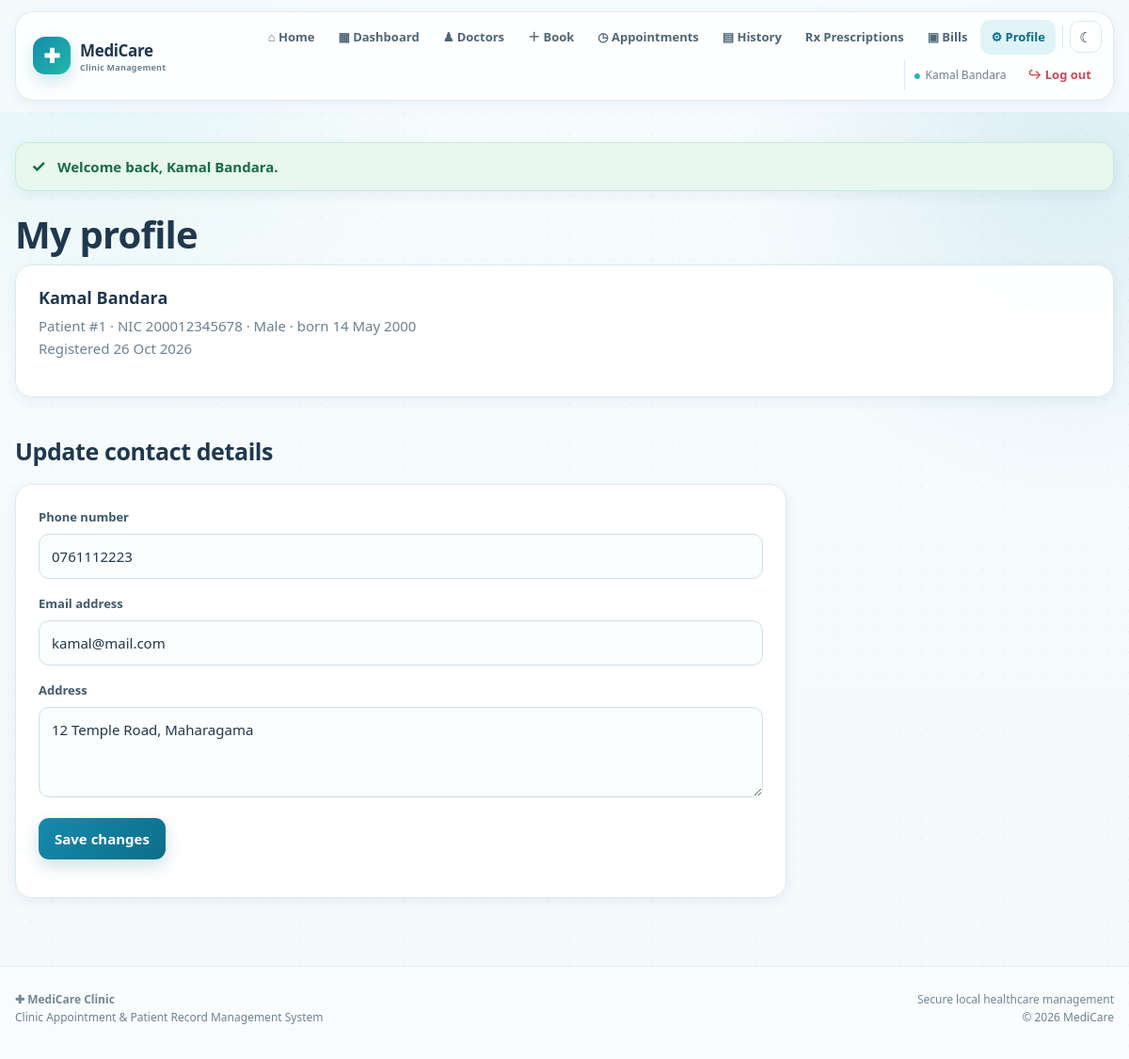
/index.php?page=patient/profile (signed in), run on the app's committed database.
### tables this page shows
CREATE TABLE patient (
    Patient_ID      INT AUTO_INCREMENT PRIMARY KEY,
    NIC             VARCHAR(20) UNIQUE,
    First_Name      VARCHAR(50) NOT NULL,
    Last_Name       VARCHAR(50) NOT NULL,
    DOB             DATE,
    Gender          ENUM('Male','Female','Other'),
    Phone           VARCHAR(20),
    Email           VARCHAR(100),
    Address         VARCHAR(200),
    Registered_Date DATE DEFAULT (CURRENT_DATE),
    User_ID         INT,
    CONSTRAINT fk_patient_user FOREIGN KEY (User_ID) REFERENCES user_account(User_ID)
);

### config/helpers.php (called while the page is built, shortened)
<?php
function e($value)
{
    return htmlspecialchars((string)$value, ENT_QUOTES, 'UTF-8');
}
function url($page = 'home')
{
    return 'index.php?page=' . $page;
}
function view($name, $data = [])
{
    extract($data);
    require __DIR__ . '/../views/layout/header.php';
    require __DIR__ . '/../views/' . $name . '.php';
    require __DIR__ . '/../views/layout/footer.php';
}
function date_label($date)
{
    return date('d M Y', strtotime($date));
}

### controllers/PatientController.php (called while the page is built, shortened)
<?php
class PatientController
{
    private $pdo;
    public function __construct($pdo)
    {
        $this->pdo = $pdo;
    }
    public function profile()
    {
        $patient = new Patient($this->pdo);
        view('patient/profile', [
            'patient' => $patient->find(ref_id()),
            'title'   => 'My Profile'
        ]);
    }
}

### index.php (called while the page is built, shortened)
<?php
require_once __DIR__ . '/config/database.php';
require_once __DIR__ . '/config/helpers.php';
require_once __DIR__ . '/models/People.php';
require_once __DIR__ . '/controllers/PatientController.php';
$page = $_GET['page'] ?? 'home';
list($controllerName, $method) = $routes[$page];
$controller = new $controllerName($pdo);
$controller->$method();

### models/People.php (called while the page is built, shortened)
<?php
class Patient
{
    private $pdo;
    public function __construct($pdo) { $this->pdo = $pdo; }
    public function find($id)
    {
        $stmt = $this->pdo->prepare("SELECT * FROM patient WHERE Patient_ID = ?");
        $stmt->execute([$id]);
        return $stmt->fetch();
    }
}

### views/patient/profile.php (the view)
<h1>My profile</h1>
<div class="card">
    <h3><?= e($patient['First_Name'] . ' ' . $patient['Last_Name']) ?></h3>
    <p class="muted">
        Patient #<?= (int)$patient['Patient_ID'] ?> &middot; NIC <?= e($patient['NIC']) ?>
        &middot; <?= e($patient['Gender']) ?>
        &middot; born <?= $patient['DOB'] ? date_label($patient['DOB']) : '-' ?><br>
        Registered <?= $patient['Registered_Date'] ? date_label($patient['Registered_Date']) : '-' ?>
    </p>
</div>
<h2>Update contact details</h2>
<form class="card" method="POST" action="<?= url('patient/profile') ?>">
    <label for="phone">Phone number</label>
    <input type="text" name="phone" id="phone" value="<?= e($patient['Phone']) ?>" required>
    <label for="email">Email address</label>
    <input type="email" name="email" id="email" value="<?= e($patient['Email']) ?>" required>
    <label for="address">Address</label>
    <textarea name="address" id="address" rows="2" required><?= e($patient['Address']) ?></textarea>
    <button type="submit" class="btn">Save changes</button>
</form>

### assets/css/style.css (style rules this page uses)
:root { --primary: #168aad; --primary-dark: #0b6e8a; --primary-deep: #075985; --primary-soft: #e8f7fb; --accent: #22b8a7; --page: #f4f9fc; --surface: #ffffff; --surface-soft: #f8fcfe; --text: #20384d; --muted: #6d8292; --line: #dbe8ef; --success: #16845b; --success-soft: #e8f7ef; --warning: #b7791f; --warning-soft: #fff5df; --danger: #c54b58; --danger-soft: #fff0f2; --shadow-sm: 0 4px 14px rgba(25, 73, 97, .07); --shadow: 0 12px 32px rgba(25, 73, 97, .10); --shadow-lg: 0 22px 55px rgba(25, 73, 97, .14); --radius: 18px; --radius-sm: 12px; --radius-lg: 28px; }
* { box-sizing: border-box; }
html { scroll-behavior: smooth; }
body { margin: 0; min-height: 100vh; background: radial-gradient(circle at 8% 0%, rgba(34,184,167,.10), transparent 25%), radial-gradient(circle at 95% 15%, rgba(22,138,173,.12), transparent 24%), linear-gradient(180deg, #f7fcfe 0%, var(--page) 100%); color: var(--text); font-family: "Segoe UI", system-ui, -apple-system, BlinkMacSystemFont, Arial, sans-serif; font-size: 15px; line-height: 1.6; }
body::before { content: ""; position: fixed; inset: 0; pointer-events: none; background-image: radial-gradient(rgba(7, 89, 133, .035) 1px, transparent 1px); background-size: 22px 22px; z-index: -1; }
button, input, select, textarea { font: inherit; }
button { cursor: pointer; }
h1, h2, h3 { color: var(--text); line-height: 1.2; }
h1 { margin: 0 0 8px; font-size: clamp(28px, 4vw, 40px); font-weight: 800; letter-spacing: -.8px; }
h2 { margin: 42px 0 20px; font-size: 25px; font-weight: 800; letter-spacing: -.4px; }
h3 { margin: 0 0 7px; font-size: 18px; font-weight: 750; }
p { margin-top: 0; }
.muted { color: var(--muted); }
.card { display: block; padding: 24px; background: rgba(255,255,255,.96); border: 1px solid var(--line); border-radius: var(--radius); box-shadow: var(--shadow-sm); transition: transform .22s ease, box-shadow .22s ease, border-color .22s ease; }
.btn { display: inline-flex; align-items: center; justify-content: center; gap: 7px; min-height: 42px; padding: 10px 17px; border: 0; border-radius: 11px; background: linear-gradient(135deg, var(--primary), var(--primary-dark)); color: white !important; text-decoration: none !important; font-weight: 750; box-shadow: 0 7px 18px rgba(11,110,138,.20); transition: transform .18s ease, box-shadow .18s ease, filter .18s ease; }
form.card { max-width: 820px; }
label { display: block; margin: 0 0 7px; color: #3f5a6c; font-size: 13px; font-weight: 750; }
input, select, textarea { width: 100%; padding: 11px 13px; border: 1px solid #cfdee6; border-radius: 11px; background: #fbfdfe; color: var(--text); outline: none; transition: border-color .18s ease, box-shadow .18s ease, background .18s ease; }
textarea { resize: vertical; min-height: 96px; }
form > input, form > select, form > textarea, form > .form-row, form > .slots, form > .inline-form, form > button, form > a { margin-bottom: 16px; }

### data on the page
patient: First_Name+Last_Name "Kamal Bandara", Patient_ID "1", NIC "200012345678", Gender "Male", DOB "14 May 2000", Registered_Date "26 Oct 2026", phone "0761112223", email "kamal@mail.com", address "12 Temple Road, Maharagama"

### other printed values
user_name() "Kamal Bandara"
$flash['text'] "Welcome back, Kamal Bandara."
